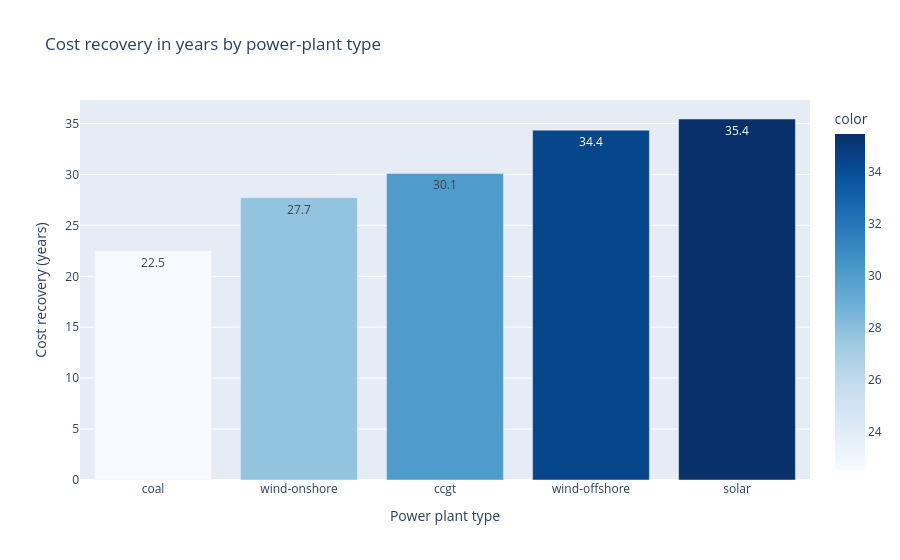

The notebook cell saved with this chart:
### Code cell
# Let's make it visual
data = payback_time.dropna().sort_values()
fig = px.bar(
    data,
    x=data.index,
    y=data.values,
    title="Cost recovery in years by power-plant type",
    labels={
        "x": "Power plant type",
        "y": "Cost recovery (years)"
    },
    text_auto=".1f",
    color=data.values.round(2),
    color_continuous_scale="Blues",
)
fig.show()

### Figure 1 — Plotly figure (JSON) as saved in the notebook; plotly's stock layout.template omitted (floating-point values rounded to 4 significant figures)
{"data": [{"hovertemplate": "Power plant type=%{x}<br>Cost recovery (years)=%{y}<br>color=%{marker.color}<extra></extra>", "legendgroup": "", "marker": {"color": [22.51, 27.72, 30.1, 34.35, 35.45], "coloraxis": "coloraxis", "pattern": {"shape": ""}}, "name": "", "orientation": "v", "showlegend": false, "textposition": "auto", "texttemplate": "%{y:.1f}", "type": "bar", "x": ["coal", "wind-onshore", "ccgt", "wind-offshore", "solar"], "xaxis": "x", "y": [22.51, 27.72, 30.1, 34.35, 35.45], "yaxis": "y"}], "layout": {"barmode": "relative", "coloraxis": {"autocolorscale": false, "colorbar": {"title": {"text": "color"}}, "colorscale": [[0, "rgb(247,251,255)"], [0.125, "rgb(222,235,247)"], [0.25, "rgb(198,219,239)"], [0.375, "rgb(158,202,225)"], [0.5, "rgb(107,174,214)"], [0.625, "rgb(66,146,198)"], [0.75, "rgb(33,113,181)"], [0.875, "rgb(8,81,156)"], [1, "rgb(8,48,107)"]]}, "legend": {"tracegroupgap": 0}, "title": {"text": "Cost recovery in years by power-plant type"}, "xaxis": {"anchor": "y", "domain": [0, 1], "title": {"text": "Power plant type"}}, "yaxis": {"anchor": "x", "domain": [0, 1], "title": {"text": "Cost recovery (years)"}}}}
